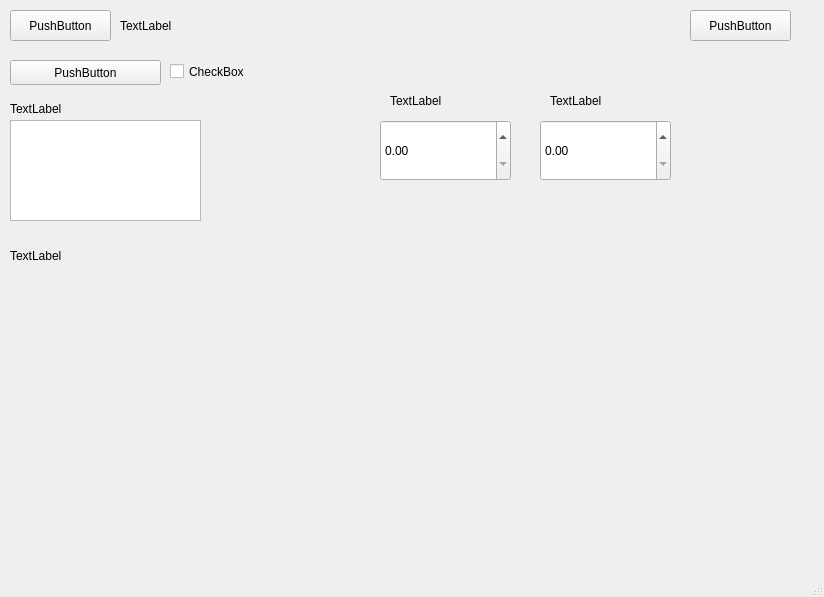
<?xml version="1.0" encoding="UTF-8"?>
<ui version="4.0">
 <class>MainWindow</class>
 <widget class="QMainWindow" name="MainWindow">
  <property name="geometry">
   <rect>
    <x>0</x>
    <y>0</y>
    <width>824</width>
    <height>597</height>
   </rect>
  </property>
  <property name="windowTitle">
   <string>MainWindow</string>
  </property>
  <widget class="QWidget" name="centralwidget">
   <widget class="QPushButton" name="pushButton">
    <property name="geometry">
     <rect>
      <x>690</x>
      <y>10</y>
      <width>101</width>
      <height>31</height>
     </rect>
    </property>
    <property name="text">
     <string>PushButton</string>
    </property>
   </widget>
   <widget class="QPushButton" name="pushButton_2">
    <property name="geometry">
     <rect>
      <x>10</x>
      <y>10</y>
      <width>101</width>
      <height>31</height>
     </rect>
    </property>
    <property name="text">
     <string>PushButton</string>
    </property>
   </widget>
   <widget class="QPushButton" name="pushButton_3">
    <property name="geometry">
     <rect>
      <x>10</x>
      <y>60</y>
      <width>151</width>
      <height>25</height>
     </rect>
    </property>
    <property name="text">
     <string>PushButton</string>
    </property>
   </widget>
   <widget class="QCheckBox" name="checkBox">
    <property name="geometry">
     <rect>
      <x>170</x>
      <y>60</y>
      <width>211</width>
      <height>23</height>
     </rect>
    </property>
    <property name="text">
     <string>CheckBox</string>
    </property>
   </widget>
   <widget class="QDoubleSpinBox" name="doubleSpinBox">
    <property name="geometry">
     <rect>
      <x>380</x>
      <y>120</y>
      <width>131</width>
      <height>61</height>
     </rect>
    </property>
   </widget>
   <widget class="QDoubleSpinBox" name="doubleSpinBox_2">
    <property name="geometry">
     <rect>
      <x>540</x>
      <y>120</y>
      <width>131</width>
      <height>61</height>
     </rect>
    </property>
   </widget>
   <widget class="QLabel" name="label">
    <property name="geometry">
     <rect>
      <x>120</x>
      <y>10</y>
      <width>221</width>
      <height>31</height>
     </rect>
    </property>
    <property name="text">
     <string>TextLabel</string>
    </property>
   </widget>
   <widget class="QLabel" name="label_2">
    <property name="geometry">
     <rect>
      <x>550</x>
      <y>80</y>
      <width>121</width>
      <height>41</height>
     </rect>
    </property>
    <property name="text">
     <string>TextLabel</string>
    </property>
   </widget>
   <widget class="QLabel" name="label_3">
    <property name="geometry">
     <rect>
      <x>10</x>
      <y>100</y>
      <width>111</width>
      <height>17</height>
     </rect>
    </property>
    <property name="text">
     <string>TextLabel</string>
    </property>
   </widget>
   <widget class="QListWidget" name="listWidget">
    <property name="geometry">
     <rect>
      <x>10</x>
      <y>120</y>
      <width>191</width>
      <height>101</height>
     </rect>
    </property>
   </widget>
   <widget class="QLabel" name="label_1">
    <property name="geometry">
     <rect>
      <x>390</x>
      <y>80</y>
      <width>121</width>
      <height>41</height>
     </rect>
    </property>
    <property name="text">
     <string>TextLabel</string>
    </property>
   </widget>
   <widget class="QLabel" name="label_4">
    <property name="geometry">
     <rect>
      <x>10</x>
      <y>240</y>
      <width>661</width>
      <height>31</height>
     </rect>
    </property>
    <property name="text">
     <string>TextLabel</string>
    </property>
   </widget>
  </widget>
  <widget class="QMenuBar" name="menubar">
   <property name="geometry">
    <rect>
     <x>0</x>
     <y>0</y>
     <width>824</width>
     <height>22</height>
    </rect>
   </property>
  </widget>
  <widget class="QStatusBar" name="statusbar"/>
 </widget>
 <resources/>
 <connections/>
</ui>
